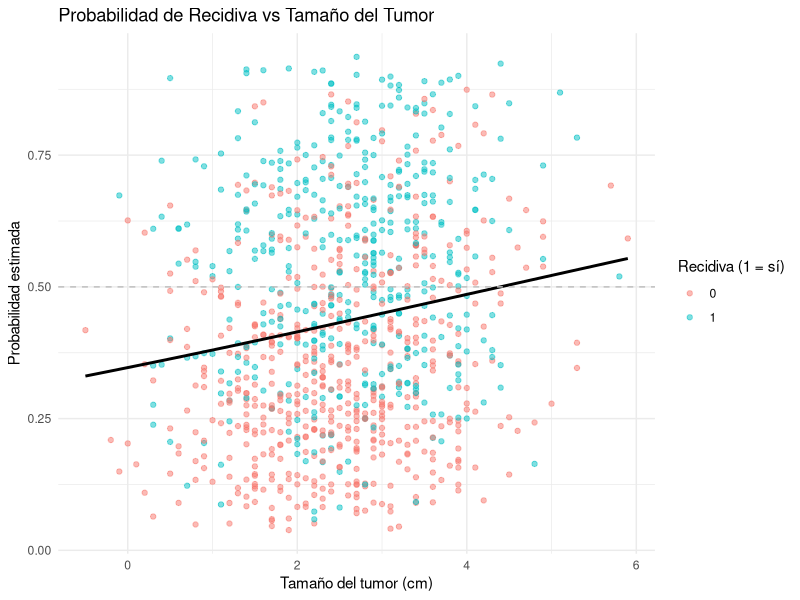
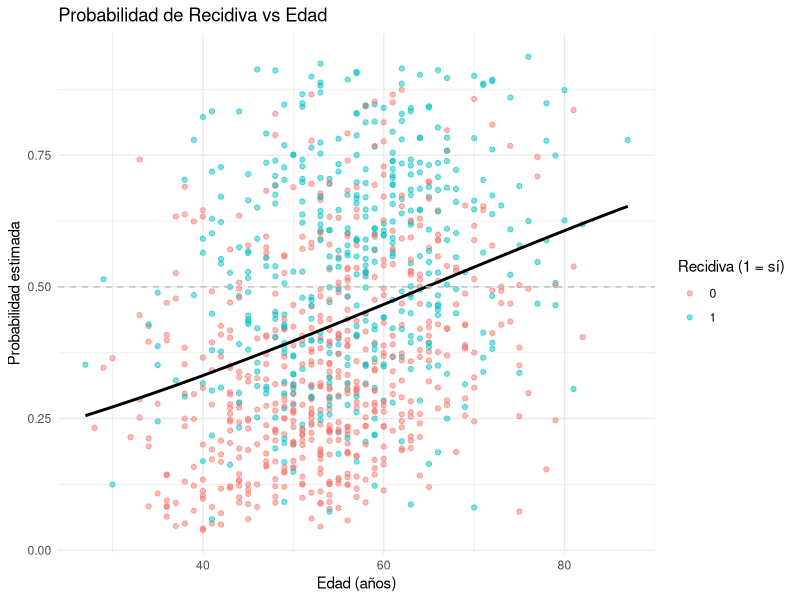
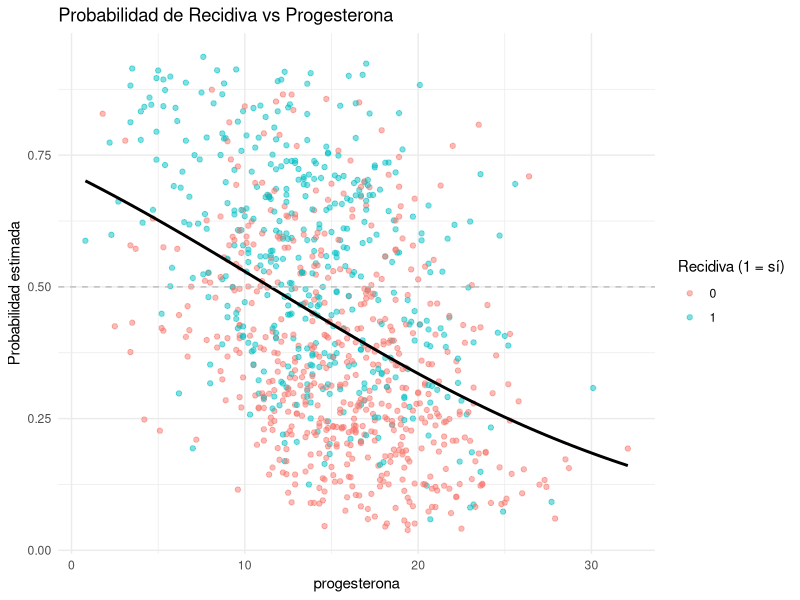
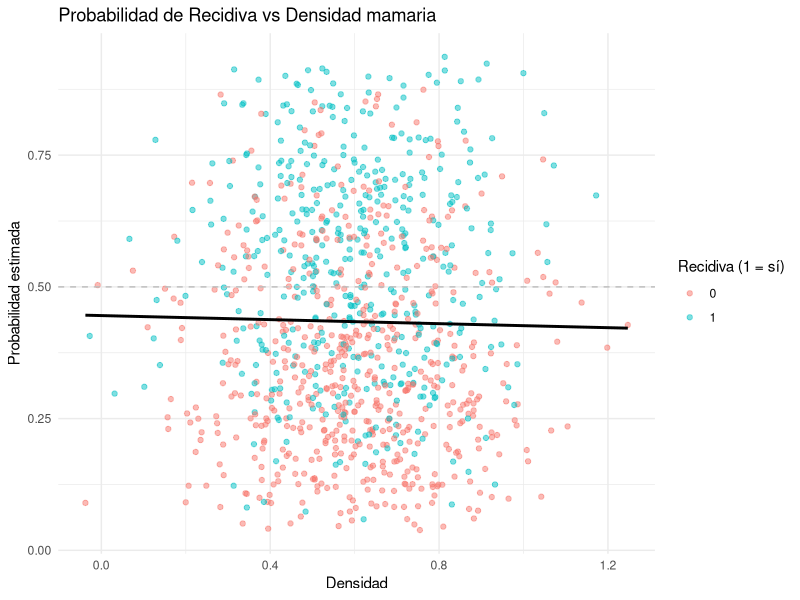
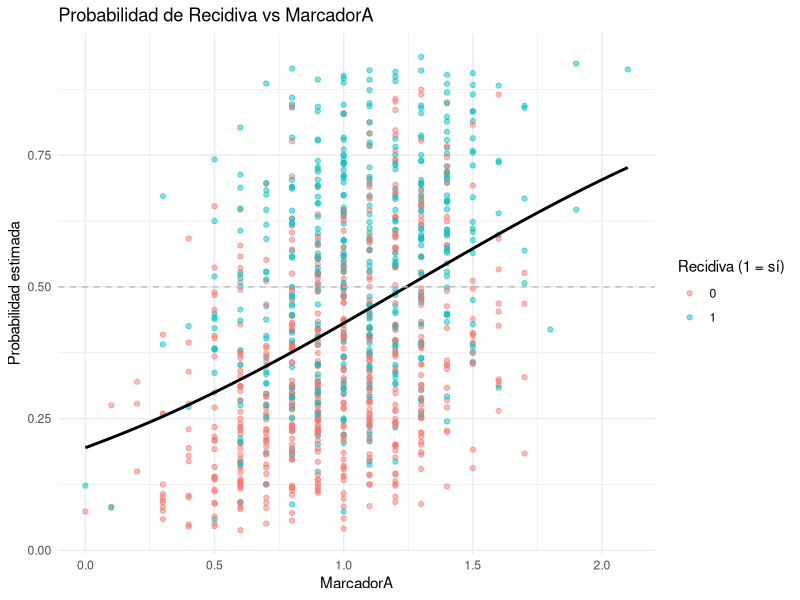
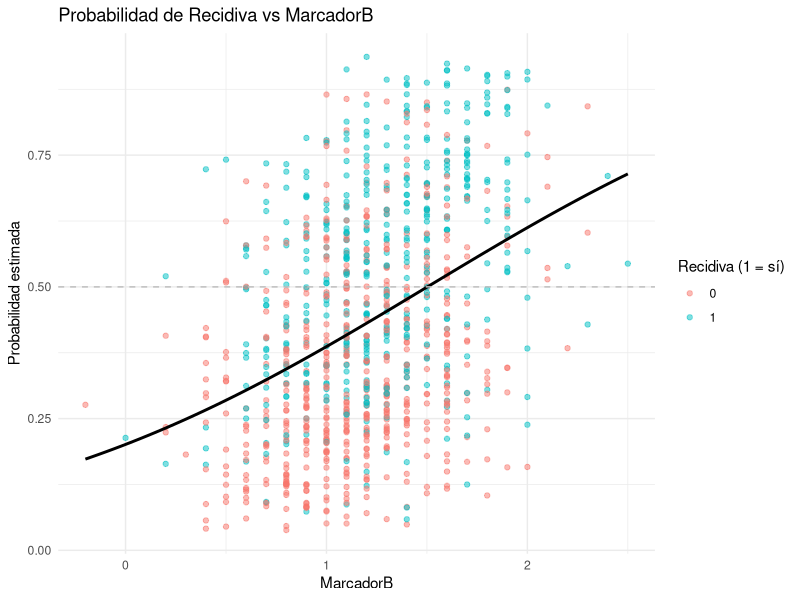
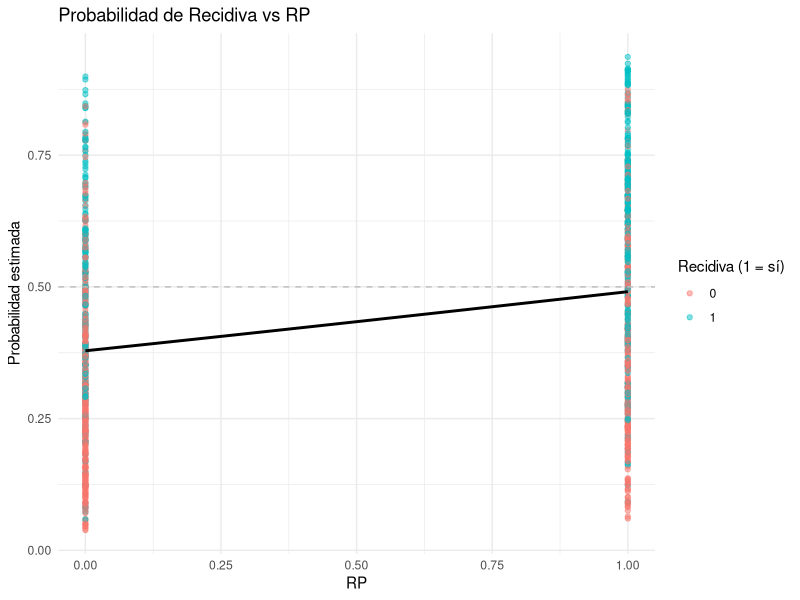
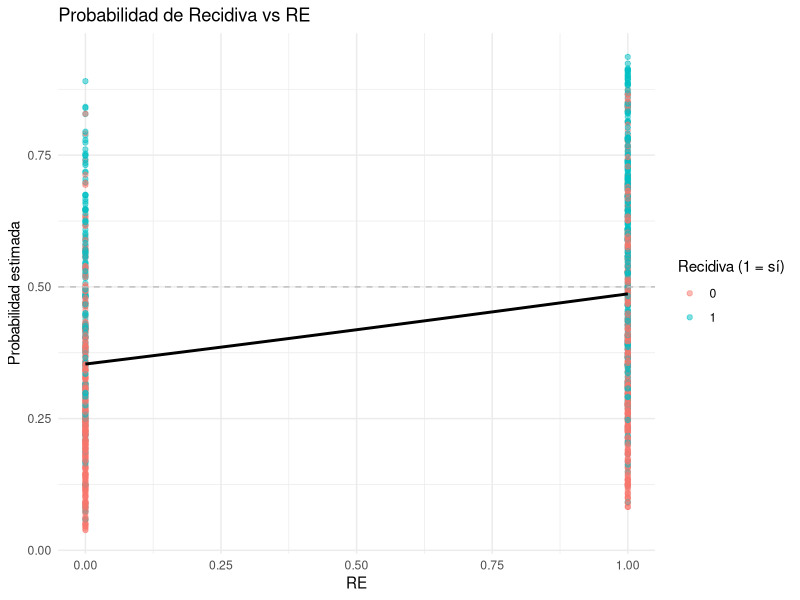

Here is the R script that generated these plots, in order:
#---- 0. SEMILLA INICIAL Y LIBRERIAS---- 
set.seed(123)
##---- Librerias ----
library(pROC)
library(ggplot2)
library(broom)
library(dplyr)
# ---- 1. SIMULACION DE DATOS DE CANCER ----
#---- 2. EJEMPLO UNIFICADO ----
n <- 1000
#---- 2.1 VARIABLES A CONSIDERAR ----
###---- 2.1.1 EDAD ----
edad_cancer  <- round(rnorm(n, mean = 55, sd = 10))
###---- 2.1.2 TAMANHO DEL TUMOR ----
tamano_tumor <- round(rnorm(n, mean = 2.5, sd = 1), 1)
###---- 2.1.3 PROGESTERONA ----
progesterona <- round(rnorm(n, mean = 15, sd = 5), 1)
###---- 2.1.4 HER ----
HER2 <- rbinom(n, 1, 0.3)
###---- 2.1.5 RE ----
RE  <- rbinom(n, 1, 0.6)
###----2.1.6  RP ----
RP  <- rbinom(n, 1, 0.5)
###---- 2.1.7 DENSIDAD MAMARIA ----
densidad_mamaria  <- rnorm(n, mean = 0.6, sd = 0.2)
###----2.1.8 MARCADOR A ----
marker_A <- round(rnorm(n, 1.0, 0.3), 1)
###---- 2.1.9 MARCADOR B ----
marker_B <- round(rnorm(n, 1.2, 0.4), 1)
##---- 2.2 LOG ODDS ----
log_odds_cancer <- -4 + 1.348 * marker_A + 0.898 * marker_B +
  0.03 * edad_cancer + 0.05 * tamano_tumor -  0.1 * progesterona +
  0.8 * HER2 + 0.6 * RE + 0.5 * RP +  0.3 * densidad_mamaria
##---- 2.3 PROBABILIDAD SOBREVIVIR ----
probabilidad_cancer <- 1 / (1 + exp(-log_odds_cancer))
##---- SOBREVIVENCIA ----
recidiva <- rbinom(n, 1, probabilidad_cancer)
##---- 2.4 GENERACION DEL DATAFRAME ----
datos_cancer <- data.frame(
  edad = edad_cancer,  tamano_tumor = tamano_tumor,
  progesterona = progesterona,HER2 = HER2, RE = RE,
  RP = RP, Densidad = densidad_mamaria,
  MarcadorA = marker_A,MarcadorB = marker_B,
  sobrevivio = recidiva)
##---- 2.5 GENERACION DEL MODELO ----
modelo_cancer <- glm(sobrevivio ~  .,data = datos_cancer, family = binomial)
summary(modelo_cancer)
miscoeficientes <- coef(modelo_cancer)
##---- 2.6 COMPARACION DE COEFICIENTES ----
coef_reales <- c(
  `(Intercept)` = -4,
  edad = 0.03,
  tamano_tumor = 0.05,
  progesterona = -0.1,
  HER2 = 0.8,
  RE = 0.6,
  RP = 0.5,
  Densidad = 0.3,
  MarcadorA = 1.348,
  MarcadorB = 0.898
)
comparativo <- data.frame(
  Coef_estimados = round(miscoeficientes,3),
  Coef_reales = round(coef_reales[names(miscoeficientes)], 3)
)
comparativo$diferencia <- round(comparativo$Coef_estimados-comparativo$Coef_reales,3)
print(comparativo)
##---- 2.7 PREDICCION ----
datos_cancer$prediccion <- predict(modelo_cancer,type = "response")
datos_cancer$clasificacion <- ifelse(datos_cancer$prediccion >= 0.5, 1, 0)
##---- 2.8 GRAFICANDO ----
library(ggplot2)
###---- 2.8.1 Tamaño del tumor ----
ggplot(datos_cancer, aes(x = tamano_tumor)) +
  geom_point(aes(y = prediccion, color = factor(sobrevivio)), alpha = 0.5) +    
  stat_smooth(aes(y = sobrevivio), 
              method = "glm", 
              method.args = list(family = "binomial"), 
              se = FALSE, color = "black") +  
  geom_hline(yintercept = 0.5, linetype = "dashed", color = "gray") +
  labs(title = "Probabilidad de Recidiva vs Tamaño del Tumor",
       x = "Tamaño del tumor (cm)",
       y = "Probabilidad estimada",
       color = "Recidiva (1 = sí)") +
  theme_minimal()
###---- 2.8.2 Edad ----
ggplot(datos_cancer, aes(x = edad)) +
  geom_point(aes(y = prediccion, color = factor(sobrevivio)), alpha = 0.5) +
  stat_smooth(aes(y = sobrevivio),
              method = "glm",
              method.args = list(family = "binomial"), 
              se = FALSE, color = "black") +  
  geom_hline(yintercept = 0.5, linetype = "dashed", color = "gray") +
  labs(title = "Probabilidad de Recidiva vs Edad",
       x = "Edad (años)",
       y = "Probabilidad estimada",
       color = "Recidiva (1 = sí)") + 
  theme_minimal()
###---- 2.8.3 Progesterona ----
ggplot(datos_cancer, aes(x = progesterona)) +
  geom_point(aes(y=prediccion, color = factor(sobrevivio)), alpha = 0.5) +     
  stat_smooth(aes(y = sobrevivio),
              method = "glm",
              method.args = list(family = "binomial"), 
              se = FALSE, color="black") +  
  geom_hline(yintercept = 0.5, linetype = "dashed", color = "gray") +
  labs(title = "Probabilidad de Recidiva vs Progesterona",
       y = "Probabilidad estimada", color = "Recidiva (1 = sí)")+ 
  theme_minimal()
###---- 2.8.4 Densidad Mamaria ----
ggplot(datos_cancer, aes(x = Densidad)) +
  geom_point(aes(y=prediccion,color = factor(sobrevivio)), alpha = 0.5) +     
  stat_smooth(aes(y = sobrevivio),
              method = "glm",
              method.args = list(family = "binomial"), 
              se = FALSE, color="black") +  
  geom_hline(yintercept = 0.5, linetype = "dashed", color = "gray") +
  labs(title = "Probabilidad de Recidiva vs Densidad mamaria",
       y = "Probabilidad estimada", color = "Recidiva (1 = sí)")+ 
  theme_minimal()
###---- 2.8.5 Marcador A: Biomarcador A ----
ggplot(datos_cancer, aes(x = MarcadorA)) +
  geom_point(aes(y=prediccion,color = factor(sobrevivio)), alpha = 0.5) +     
  stat_smooth(aes(y = sobrevivio),
              method = "glm",
              method.args = list(family = "binomial"), 
              se = FALSE, color="black") +  
  geom_hline(yintercept = 0.5, linetype = "dashed", color = "gray") +
  labs(title = "Probabilidad de Recidiva vs MarcadorA",
       y = "Probabilidad estimada", color = "Recidiva (1 = sí)")+ 
  theme_minimal()
###---- 2.8.6 Marcador B: Biomarcador B ----
ggplot(datos_cancer, aes(x = MarcadorB)) +
  geom_point(aes(y=prediccion,color = factor(sobrevivio)), alpha = 0.5) +     
  stat_smooth(aes(y = sobrevivio),
              method = "glm",
              method.args = list(family = "binomial"), 
              se = FALSE, color="black") +  
  geom_hline(yintercept = 0.5, linetype = "dashed", color = "gray") +
  labs(title = "Probabilidad de Recidiva vs MarcadorB",
       y = "Probabilidad estimada", color = "Recidiva (1 = sí)")+ 
  theme_minimal()
###---- 2.8.7 RP: Receptor de Progesterona ----
ggplot(datos_cancer, aes(x = RP)) +
  geom_point(aes(y = prediccion, color = factor(sobrevivio)), alpha = 0.5) +     
  stat_smooth(aes(y = sobrevivio),
              method = "glm",
              method.args = list(family = "binomial"), 
              se = FALSE, color = "black") +  
  geom_hline(yintercept = 0.5, linetype = "dashed", color = "gray") +
  labs(title = "Probabilidad de Recidiva vs RP",
       x = "RP",
       y = "Probabilidad estimada",
       color = "Recidiva (1 = sí)") + 
  theme_minimal()
###---- 2.8.8 RE: Receptor de Estrogeno ----
ggplot(datos_cancer, aes(x = RE)) +
  geom_point(aes(y = prediccion, color = factor(sobrevivio)), alpha = 0.5) +     
  stat_smooth(aes(y = sobrevivio),
              method = "glm",
              method.args = list(family = "binomial"), 
              se = FALSE, color = "black") +  
  geom_hline(yintercept = 0.5, linetype = "dashed", color = "gray") +
  labs(title = "Probabilidad de Recidiva vs RE",
       x = "RE",
       y = "Probabilidad estimada",
       color = "Recidiva (1 = sí)") + 
  theme_minimal()
###---- 2.8.9 HER2: Receptor del factor de crecimiento epidermico humano ----
ggplot(datos_cancer, aes(x = HER2)) +
  geom_point(aes(y = prediccion, color = factor(sobrevivio)), alpha = 0.5) +     
  stat_smooth(aes(y = sobrevivio),
              method = "glm",
              method.args = list(family = "binomial"), 
              se = FALSE, color = "black") +  
  geom_hline(yintercept = 0.5, linetype = "dashed", color = "gray") +
  labs(title = "Probabilidad de Recidiva vs HER2",
       x = "HER2",
       y = "Probabilidad estimada",
       color = "Recidiva (1 = sí)") + 
  theme_minimal()
##---- 2.9 MATRIZ DE CONFUSION ---- 
library(caret)
matriz1 <- table(Real = datos_cancer$sobrevivio, Prediccion = datos_cancer$clasificacion)
print(matriz1)
TN <- matriz1["0","0"]
TP <- matriz1["1","1"]
FP <- matriz1["0","1"]
FN <- matriz1["1","0"]

Accuracy    <- (TP+TN)/sum(matriz1)
Precision   <- TP/(TP+FP)
Rrecall     <- TP/(TP+FN)
Specificity <- TN/(TN+FP)
f1_score    <- 2*(Precision*Rrecall)/(Precision+Rrecall)

Resultados <- data.frame(
  Accuracy = round(Accuracy,3),
  Precision = round(Precision,3),
  Recall = round(Rrecall,3),
  Specificity = round(Specificity,3),
  F1_Score = round(f1_score,3)
)
print(Resultados)
library(pROC)
roc_cancer <- roc(datos_cancer$sobrevivio, datos_cancer$prediccion)
auc(roc_cancer)
plot(roc_cancer, col = "blue", lwd = 2, main = "Curva ROC - Modelo cáncer simulado")
abline(a = 0, b = 1, col = "gray", lty = 2)  # Línea diagonal = azar
#---- 2.10 Training/Test Set ----
set.seed(123)
n <- nrow(datos_cancer)
indices_entrenamiento <- sample(1:n, size = 0.7 * n)
train_data <- datos_cancer[indices_entrenamiento, ]
test_data  <- datos_cancer[-indices_entrenamiento, ]
###---- 2.10.1 Ajuste del modelo con training ----
modelo_train <- glm(sobrevivio ~  .,
                    data = train_data, 
                    family = binomial)
summary(modelo_train)
###---- 2.10.2 Prediccion con test set ----
test_data$prob <- predict(modelo_train, 
                          newdata = test_data, 
                          type = "response")
test_data$clasificacion <- ifelse(test_data$prob >= 0.5, 1, 0)
###---- 2.10.3 Matriz de confusion y metricas ----
matriz_test <- table(
  factor(test_data$sobrevivio, levels = c(0, 1)),
  factor(test_data$clasificacion, levels = c(0, 1))
)

TP <- matriz_test["1", "1"]
TN <- matriz_test["0", "0"]
FP <- matriz_test["0", "1"]
FN <- matriz_test["1", "0"]

Accuracy    <- (TP + TN) / sum(matriz_test)
Precision   <- TP / (TP + FP)
rRecall     <- TP / (TP + FN)
Specificity <- TN / (TN + FP)
F1_Score    <- 2 * (Precision * rRecall) / (Precision + rRecall)

Resultados_test <- data.frame(
  Accuracy = round(Accuracy, 3),
  Precision = round(Precision, 3),
  Recall = round(rRecall, 3),
  Specificity = round(Specificity, 3),
  F1_Score = round(F1_Score, 3)
)
print(Resultados_test)
###---- 2.10.4 Curva ROC test ----
library(pROC)
roc_test <- roc(test_data$sobrevivio, test_data$prob)
plot(roc_test, col = "blue", lwd = 2,
     main = "Curva ROC - Test set (Cancer)")
abline(a = 0, b = 1, col = "gray", lty = 2)
auc(roc_test)



